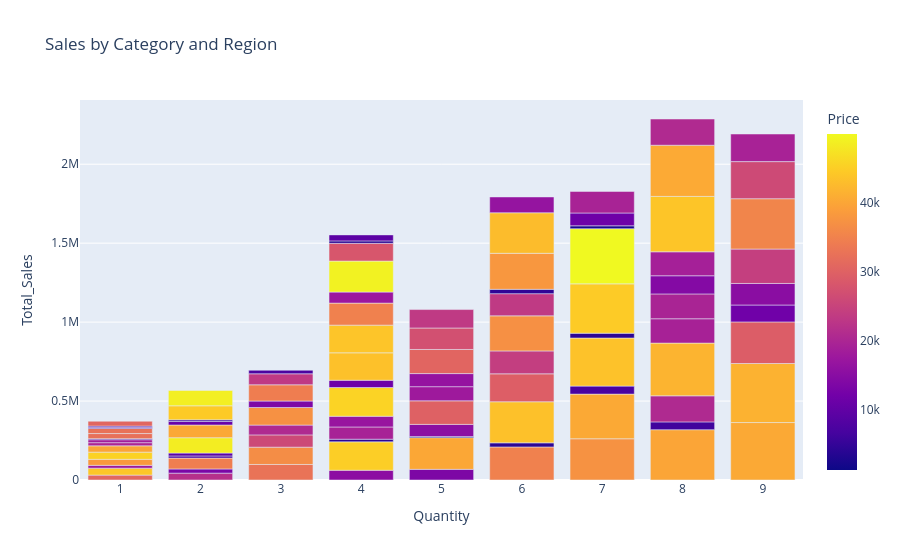

Notebook code for this chart:
### Code cell
print("Interactive Bar Chart")

fig = px.bar(df, x=col_category, y=col_sales, color=col_region,
             title="Sales by Category and Region", barmode='group')

fig.show()
fig.write_html("visualizations/interactive_bar.html")
